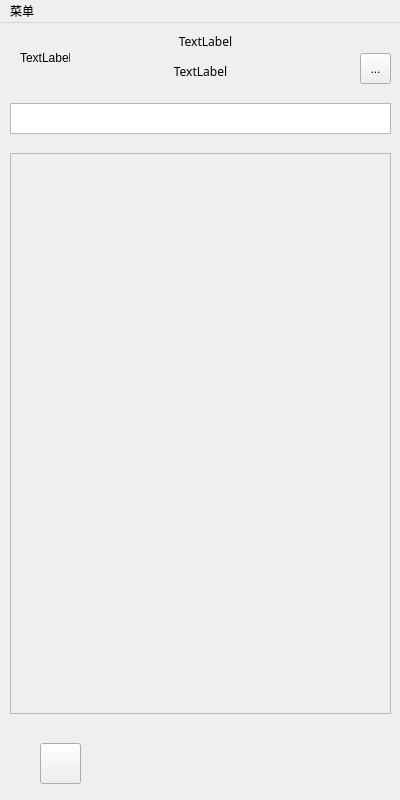
<?xml version="1.0" encoding="UTF-8"?>
<ui version="4.0">
 <class>UserWindow</class>
 <widget class="QMainWindow" name="UserWindow">
  <property name="geometry">
   <rect>
    <x>0</x>
    <y>0</y>
    <width>400</width>
    <height>800</height>
   </rect>
  </property>
  <property name="minimumSize">
   <size>
    <width>400</width>
    <height>800</height>
   </size>
  </property>
  <property name="maximumSize">
   <size>
    <width>400</width>
    <height>800</height>
   </size>
  </property>
  <property name="windowTitle">
   <string>MainWindow</string>
  </property>
  <widget class="QWidget" name="centralwidget">
   <widget class="QToolButton" name="newFileButton">
    <property name="geometry">
     <rect>
      <x>360</x>
      <y>30</y>
      <width>31</width>
      <height>31</height>
     </rect>
    </property>
    <property name="text">
     <string>...</string>
    </property>
    <property name="icon">
     <iconset resource="res.qrc">
      <normaloff>:/images/IMG_2.jpg</normaloff>:/images/IMG_2.jpg</iconset>
    </property>
   </widget>
   <widget class="QTextEdit" name="textEditStart">
    <property name="geometry">
     <rect>
      <x>10</x>
      <y>80</y>
      <width>381</width>
      <height>31</height>
     </rect>
    </property>
    <property name="font">
     <font>
      <family>华文新魏</family>
      <pointsize>10</pointsize>
     </font>
    </property>
    <property name="readOnly">
     <bool>true</bool>
    </property>
   </widget>
   <widget class="QScrollArea" name="scrollArea">
    <property name="geometry">
     <rect>
      <x>10</x>
      <y>130</y>
      <width>381</width>
      <height>561</height>
     </rect>
    </property>
    <property name="styleSheet">
     <string notr="true">background-image: url(:/images/IMG_14.png);</string>
    </property>
    <property name="widgetResizable">
     <bool>true</bool>
    </property>
    <widget class="QWidget" name="scrollAreaWidgetContents_2">
     <property name="geometry">
      <rect>
       <x>0</x>
       <y>0</y>
       <width>379</width>
       <height>559</height>
      </rect>
     </property>
    </widget>
   </widget>
   <widget class="QLabel" name="userLabel">
    <property name="geometry">
     <rect>
      <x>20</x>
      <y>10</y>
      <width>50</width>
      <height>50</height>
     </rect>
    </property>
    <property name="minimumSize">
     <size>
      <width>50</width>
      <height>50</height>
     </size>
    </property>
    <property name="maximumSize">
     <size>
      <width>50</width>
      <height>50</height>
     </size>
    </property>
    <property name="text">
     <string>TextLabel</string>
    </property>
   </widget>
   <widget class="QLabel" name="timeLabel">
    <property name="geometry">
     <rect>
      <x>120</x>
      <y>10</y>
      <width>171</width>
      <height>16</height>
     </rect>
    </property>
    <property name="font">
     <font>
      <family>黑体</family>
     </font>
    </property>
    <property name="text">
     <string>TextLabel</string>
    </property>
    <property name="alignment">
     <set>Qt::AlignCenter</set>
    </property>
   </widget>
   <widget class="QLabel" name="diaryNumLabel">
    <property name="geometry">
     <rect>
      <x>120</x>
      <y>40</y>
      <width>161</width>
      <height>16</height>
     </rect>
    </property>
    <property name="font">
     <font>
      <family>华文隶书</family>
     </font>
    </property>
    <property name="text">
     <string>TextLabel</string>
    </property>
    <property name="alignment">
     <set>Qt::AlignCenter</set>
    </property>
   </widget>
   <widget class="QPushButton" name="timeListButon">
    <property name="geometry">
     <rect>
      <x>40</x>
      <y>720</y>
      <width>41</width>
      <height>41</height>
     </rect>
    </property>
    <property name="font">
     <font>
      <family>微软雅黑</family>
     </font>
    </property>
    <property name="text">
     <string/>
    </property>
    <property name="icon">
     <iconset resource="res.qrc">
      <normaloff>:/images/IMG_16.png</normaloff>:/images/IMG_16.png</iconset>
    </property>
    <property name="iconSize">
     <size>
      <width>30</width>
      <height>30</height>
     </size>
    </property>
   </widget>
  </widget>
  <widget class="QMenuBar" name="menubar">
   <property name="geometry">
    <rect>
     <x>0</x>
     <y>0</y>
     <width>400</width>
     <height>26</height>
    </rect>
   </property>
   <widget class="QMenu" name="menu">
    <property name="title">
     <string>菜单</string>
    </property>
    <addaction name="actionOutApp"/>
    <addaction name="actionBackLog"/>
   </widget>
   <addaction name="menu"/>
  </widget>
  <action name="actionOutApp">
   <property name="text">
    <string>退出应用</string>
   </property>
  </action>
  <action name="actionBackLog">
   <property name="text">
    <string>返回登录界面</string>
   </property>
  </action>
 </widget>
 <resources>
  <include location="res.qrc"/>
 </resources>
 <connections/>
</ui>
